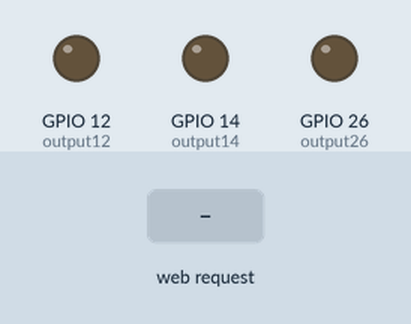
This sketch was run on a simulated ESP32. Parts: output pins drawn as LEDs (lit = HIGH). The inputs (shaded band) are chosen by the test bench. WiFi joins after 1.5 s; servers stay silent unless stated; pins used as bus, display or sensor lines are not drawn; what the sketch prints to the serial monitor is not drawn.

Above: at 2.7 s.
2.8 s: HTTP request GET /12/on received
At 3.2 s:
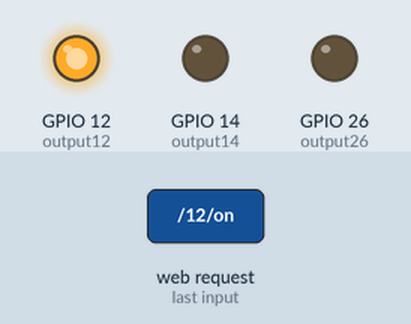
4.3 s: HTTP request GET /14/on received
At 5.5 s:
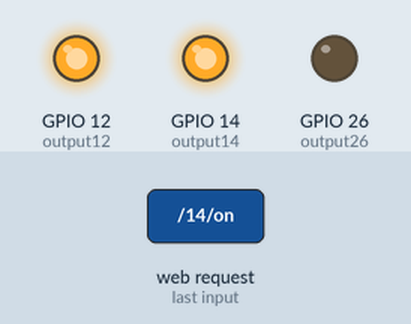
5.8 s: HTTP request GET /12/off received
At 6.7 s:
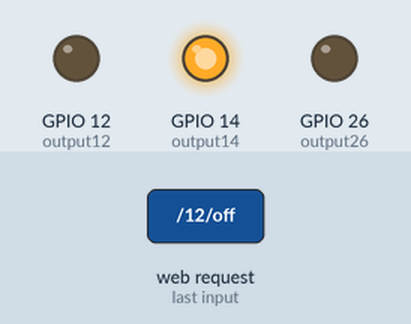
7.3 s: HTTP request GET /26/on received
At 7.8 s:
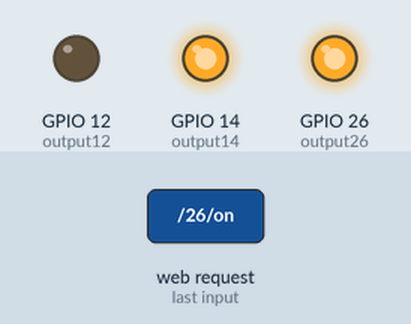
8.8 s: HTTP request GET /14/off received
At 10.0 s:
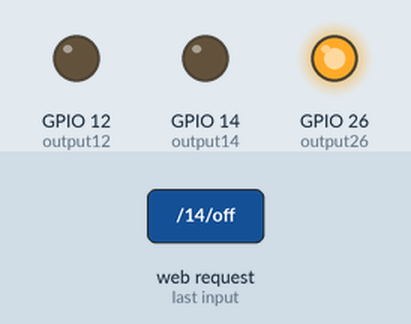
10.3 s: HTTP request GET /26/off received
At 11.3 s:
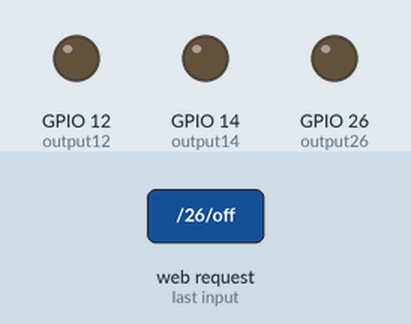
Timing chart, 0 to 12.8 s (numbered marks = the images above; inputs shaded):
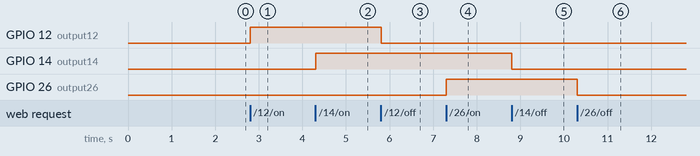

The sketch:

physical_sound_trig.ino
```cpp
// Load Wi-Fi library
#include <WiFi.h>
#define SOUND_SPEED 0.034
#define CM_TO_INCH 0.393701
const char* ssid = "Your ssid";
const char* password = "Your password";
WiFiServer server(80);
String header;
String output12State = "off";
String output14State = "off";
String output26State =  "off";
const int trigPin = 5;
const int echoPin = 18;
const int output12 = 12;
const int output14 = 14;
const int output26 = 26;
// Current time
unsigned long currentTime = millis();
// Previous time
unsigned long previousTime = 0;
const long timeoutTime = 2000;
const long measureInterval = 1000; // Measure interval in milliseconds

long duration;
float distanceCm;
float distanceInch;
bool objectDetected = false;

void setup() {
  Serial.begin(115200);
  pinMode(output12, OUTPUT);
  pinMode(output14, OUTPUT);
  pinMode(output26, OUTPUT);
  digitalWrite(output12, LOW);
  digitalWrite(output14, LOW);
  digitalWrite(output26, LOW);
  Serial.print("Connecting to ");
  Serial.println(ssid);
  WiFi.begin(ssid, password);
  while (WiFi.status() != WL_CONNECTED) {
    delay(500);
    Serial.print(".");
  }

  Serial.println("");
  Serial.println("WiFi connected.");
  Serial.println("IP address: ");
  Serial.println(WiFi.localIP());
  server.begin();

  // Setup ultrasonic sensor
  pinMode(trigPin, OUTPUT);
  pinMode(echoPin, INPUT);
}

void loop(){
  WiFiClient client = server.available();
  if (client) {
    currentTime = millis();
    previousTime = currentTime;
    Serial.println("New Client.");
    String currentLine = "";
    while (client.connected() && currentTime - previousTime <= timeoutTime) {
      currentTime = millis();
      if (client.available()) {
        char c = client.read();
        Serial.write(c);
        header += c;
        if (c == '\n') {
          if (currentLine.length() == 0) {
            client.println("HTTP/1.1 200 OK");
            client.println("Content-type:text/html");
            client.println("Connection: close");
            client.println();
            if (header.indexOf("GET /12/on") >= 0) {
              Serial.println("GPIO 12 on");
              output12State = "on";
              digitalWrite(output12, HIGH);
            } else if (header.indexOf("GET /12/off") >= 0) {
              Serial.println("GPIO 12 off");
              output12State = "off";
              digitalWrite(output12, LOW);
            } else if (header.indexOf("GET /14/on") >= 0) {
              Serial.println("GPIO 14 on");
              output14State = "on";
              digitalWrite(output14, HIGH);
            } else if (header.indexOf("GET /14/off") >= 0) {
              Serial.println("GPIO 14 off");
              output14State = "off";
              digitalWrite(output14, LOW);
            } else if (header.indexOf("GET /26/on") >= 0) {
              Serial.println("GPIO 26 on");
              output26State = "on";
              digitalWrite(output26, HIGH);
            }else if (header.indexOf("GET /26/off") >= 0) {
              Serial.println("GPIO 26 off");
              output26State = "off";
              digitalWrite(output26, LOW);
            }
            client.println("<!DOCTYPE html><html>");
            client.println("<head><meta name=\"viewport\" content=\"width=device-width, initial-scale=1\">");
            client.println("<link rel=\"icon\" href=\"data:,\">");
            client.println("<style>html { font-family: Calibri; display: inline-block; margin: 0px auto; text-align: center;}");
            client.println(".button { background-color: #4CAF50; border: none; color: white; padding: 16px 40px;");
            client.println("text-decoration: none; font-size: 30px; margin: 2px; cursor: pointer;}");
            client.println(".button2 {background-color: #555555;}</style></head>");
            client.println("<body><h1>Apsara GPIO Web Server</h1>");
            client.println("<p>GPIO 12 - State " + output12State + "</p>");
            if (output12State=="off") {
              client.println("<p><a href=\"/12/on\"><button class=\"button\">ON</button></a></p>");
            } else {
              client.println("<p><a href=\"/12/off\"><button class=\"button button2\">OFF</button></a></p>");
            }
            client.println("<p>GPIO 14 - State " + output14State + "</p>");
            if (output14State=="off") {
              client.println("<p><a href=\"/14/on\"><button class=\"button\">ON</button></a></p>");
            } else {
              client.println("<p><a href=\"/14/off\"><button class=\"button button2\">OFF</button></a></p>");
            }

            client.println("<p>GPIO 26 - State " + output14State + "</p>");
            if (output26State=="off") {
              client.println("<p><a href=\"/26/on\"><button class=\"button\">ON</button></a></p>");
            } else {
              client.println("<p><a href=\"/26/off\"><button class=\"button button2\">OFF</button></a></p>");
            }

            // Display object detection status and distance
            client.print("<p>Object Detected: ");
            client.print(objectDetected ? "Yes" : "No");
            client.println("</p>");

            client.print("<p>Distance (cm): ");
            client.print(distanceCm);
            client.println("</p>");

            client.print("<p>Distance (inch): ");
            client.print(distanceInch);
            client.println("</p>");

            client.println("</body></html>");
            client.println();
            break;
          } else {
            currentLine = "";
          }
        } else if (c != '\r') {
          currentLine += c;
        }
      }
    }
    header = "";
    client.stop();
    Serial.println("Client disconnected.");
    Serial.println("");
  }
  // Check for object detection
  objectDetected = detectObject();
}

bool detectObject() {
  static unsigned long previousMeasureTime = 0;
  unsigned long currentMillis = millis();
  if (currentMillis - previousMeasureTime >= measureInterval) {
    // Clears the trigPin
    digitalWrite(trigPin, LOW);
    delayMicroseconds(2);
    // Sets the trigPin on HIGH state for 10 micro seconds
    digitalWrite(trigPin, HIGH);
    delayMicroseconds(10);
    digitalWrite(trigPin, LOW);
  }
}
```

Measured:
- after the input at 2.8 s, GPIO 12 (output12): LOW → HIGH at once
- after the input at 4.3 s, GPIO 14 (output14): LOW → HIGH at once
- after the input at 5.8 s, GPIO 12 (output12): HIGH → LOW at once
- after the input at 7.3 s, GPIO 26 (output26): LOW → HIGH at once
- after the input at 8.8 s, GPIO 14 (output14): HIGH → LOW at once
- after the input at 10.3 s, GPIO 26 (output26): HIGH → LOW at once
